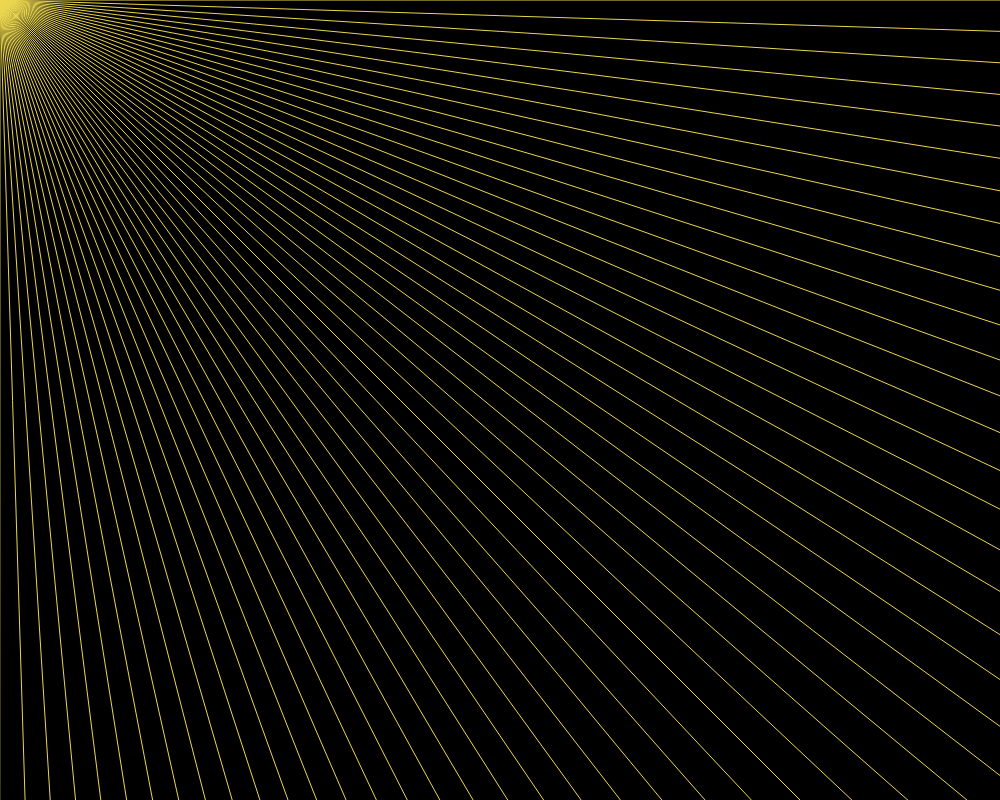
Frame 1 (no input)
Frame 60 (no input): identical to frame 1, image omitted
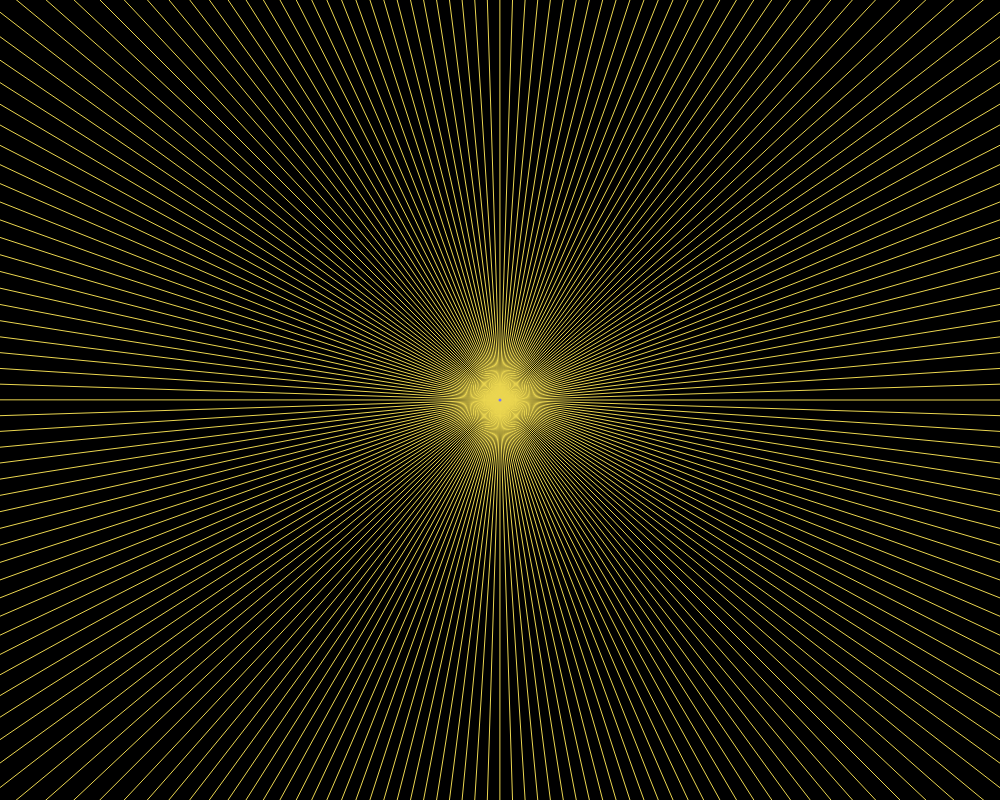
Frame 120 (the mouse pressed at the canvas centre since frame 60)

The p5.js sketch that drew these frames (run headless with seeded random() and noise() and a simulated clock; from frame 60 on, the mouse is pressed at the canvas centre):

// p5.js sketch
// ── sketch.js
const dimx = 1000;
const dimy = 800;
const numberOfRays = 200;
const period = (2 * Math.PI) / numberOfRays;
const numberOfLines = 10;
let rays = [];
let lines = [];
let dots = [];
let mindist = Infinity;
let najk = [];

class Ray {
  constructor(x, y) {
    this.x = Math.floor(mouseX + x * dimx * 3);
    this.y = Math.floor(mouseY + y * dimx * 3);
    this.k = y / x;
    this.l = -this.k * mouseX + mouseY;
  }
  crtaj = () => line(mouseX, mouseY, this.x, this.y);
}
class Line {
  constructor(x1, y1, x2, y2) {
    this.x1 = x1;
    this.y1 = y1;
    this.x2 = x2;
    this.y2 = y2;
    this.k = (y2 - y1) / (x2 - x1);
    this.l = -this.k * x1 + y1;
  }
  crtaj = () => line(this.x1, this.y1, this.x2, this.y2);
}

// UDALJENOST DVIJE TOČKE
function distance(x1, y1, x2, y2) {
  dist = Math.sqrt(Math.pow(x2 - x1, 2) + Math.pow(y2 - y1, 2));
  return dist;
}

// SUDARANJE 1 ZRAKE S 1 LINIJOM
function cast(ray, line) {
  intersectx = (ray.l - line.l) / (line.k - ray.k);
  intersecty = line.k * intersectx + line.l;
  if (line.k === Infinity || line.k === -Infinity) {
    intersectx = line.x1;
    intersecty = ray.k * intersectx + ray.l;
  }
  if (ray.k === Infinity || ray.k === -Infinity) {
    intersectx = mouseX;
    intersecty = line.k * intersectx + line.l;
  }
  if (
    Math.floor(
      distance(intersectx, intersecty, line.x1, line.y1) +
        distance(intersectx, intersecty, line.x2, line.y2)
    ) <= Math.floor(distance(line.x1, line.y1, line.x2, line.y2)) &&
    Math.floor(
      distance(intersectx, intersecty, ray.x, ray.y) +
        distance(intersectx, intersecty, mouseX, mouseY)
    ) <= Math.floor(distance(mouseX, mouseY, ray.x, ray.y))
  ) {
    return [intersectx, intersecty];
  }
}

function setup() {
  createCanvas(dimx, dimy);
}

function draw() {
  background(0);
  rays = [];

  strokeWeight(1);
  stroke(120, 170, 50);
  // GENERIRANJE ZRAKA
  for (let i = 0; i < numberOfRays; i++) {
    angle = i * period;
    x = Math.cos(angle);
    y = Math.sin(angle);
    directions = [x, y];
    rays.push(new Ray(x, y));
  }
  // SUDARANJE ZRAKA S LINIJAMA
  for (let j = 0; j < rays.length; j++) {
    dots = [];
    for (let i = 0; i < lines.length; i++) {
      if (cast(rays[j], lines[i])) {
        x = cast(rays[j], lines[i])[0];
        y = cast(rays[j], lines[i])[1];
        dots.push([x, y]);
        rays[j].x = x;
        rays[j].y = y;
      }
    }
    mindist = Infinity;
    najk = [];
    for (let k = 0; k < dots.length; k++) {
      if (distance(mouseX, mouseY, dots[k][0], dots[k][1]) <= mindist) {
        mindist = distance(mouseX, mouseY, dots[k][0], dots[k][1]);
        najk = dots[k];
      }
    }
    if (najk.length > 0) {
      rays[j].x = najk[0];
      rays[j].y = najk[1];
    }
  }

  // CRTANJE SVEGA
  strokeWeight(1);
  stroke("#ebd650");
  for (let i = 0; i < rays.length; i++) {
    rays[i].crtaj();
  }
  strokeWeight(3);
  stroke(120, 120, 250);
  for (let i = 0; i < lines.length; i++) {
    lines[i].crtaj();
  }
  if (mouseIsPressed) {
    line(pressx, pressy, mouseX, mouseY);
  }
}

// DODAVANJE LINIJA
function mousePressed() {
  pressx = mouseX;
  pressy = mouseY;
}

function mouseReleased() {
  lines.push(new Line(pressx, pressy, mouseX, mouseY));
}
